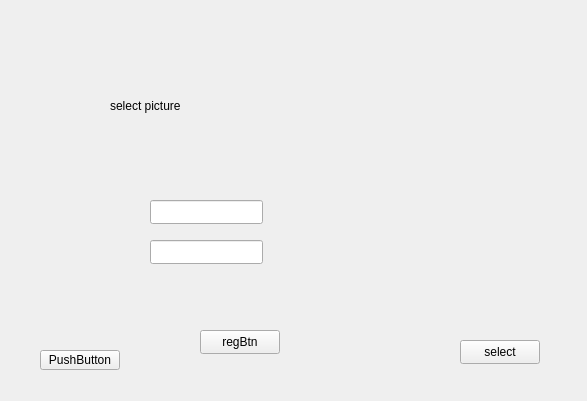
<?xml version="1.0" encoding="UTF-8"?>
<ui version="4.0">
 <class>Register</class>
 <widget class="QWidget" name="Register">
  <property name="geometry">
   <rect>
    <x>0</x>
    <y>0</y>
    <width>587</width>
    <height>401</height>
   </rect>
  </property>
  <property name="windowTitle">
   <string>Form</string>
  </property>
  <widget class="QPushButton" name="pushButton">
   <property name="geometry">
    <rect>
     <x>40</x>
     <y>350</y>
     <width>80</width>
     <height>20</height>
    </rect>
   </property>
   <property name="text">
    <string>PushButton</string>
   </property>
  </widget>
  <widget class="QLabel" name="picture">
   <property name="geometry">
    <rect>
     <x>110</x>
     <y>50</y>
     <width>161</width>
     <height>111</height>
    </rect>
   </property>
   <property name="text">
    <string>select picture</string>
   </property>
  </widget>
  <widget class="QPushButton" name="selectBtn">
   <property name="geometry">
    <rect>
     <x>460</x>
     <y>340</y>
     <width>80</width>
     <height>24</height>
    </rect>
   </property>
   <property name="text">
    <string>select</string>
   </property>
  </widget>
  <widget class="QLineEdit" name="username">
   <property name="geometry">
    <rect>
     <x>150</x>
     <y>200</y>
     <width>113</width>
     <height>24</height>
    </rect>
   </property>
  </widget>
  <widget class="QLineEdit" name="password">
   <property name="geometry">
    <rect>
     <x>150</x>
     <y>240</y>
     <width>113</width>
     <height>24</height>
    </rect>
   </property>
  </widget>
  <widget class="QPushButton" name="regBtn">
   <property name="geometry">
    <rect>
     <x>200</x>
     <y>330</y>
     <width>80</width>
     <height>24</height>
    </rect>
   </property>
   <property name="text">
    <string>regBtn</string>
   </property>
  </widget>
 </widget>
 <resources/>
 <connections/>
</ui>
